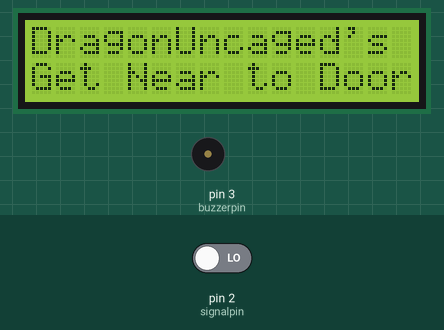
This sketch was run on a simulated Arduino Uno, built with avr-gcc and run on an emulated ATmega328P. Shown: 16×2 character LCD, buzzer (waves = sounding). The inputs (shaded band) are chosen by the test bench; at power-on: pin 2 (signalpin) LOW.

Above: at 1.2 s.
1.3 s: pin 2 (signalpin) driven HIGH
At 2.1 s:
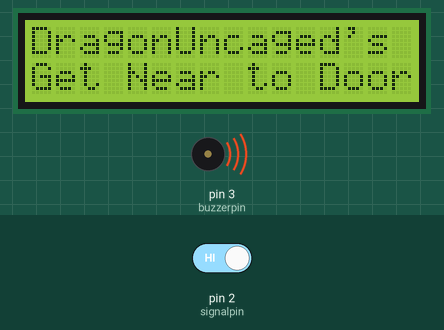
2.8 s: pin 2 (signalpin) driven LOW
Timing chart, 0 to 5.8 s (numbered marks = the images above; inputs shaded):
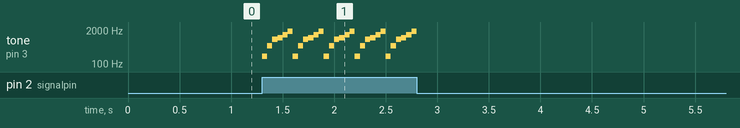

Measured:
- after the input at 1.3 s, tone on pin 3 (buzzerpin): silent → 200 Hz at once, then repeats every 0.30 s: 500 Hz 0.05 s, 900 Hz 0.05 s, 1000 Hz 0.05 s, 1300 Hz 0.05 s, 1800 Hz 0.05 s, 200 Hz 0.05 s

The sketch:

door_bell.ino
```cpp
#include<LiquidCrystal.h>
int signalpin=2;
int buzzerpin=3;
int rs=12, en=11, d4=7, d5=6,d6=5,d7=4;
// for the display
LiquidCrystal lcd(rs,en,d4,d5,d6,d7);
void setup()
{
  pinMode(signalpin,INPUT);
  pinMode(buzzerpin,OUTPUT);
  lcd.begin(16,2);
  lcd.setCursor(0,0);
  //lcd display
  lcd.print("DragonUncaged's House");
  //second line of lcd display
  lcd.setCursor(0,1);
  lcd.print("Get Near to Door");
  }
void loop()
{
  //for  the sensor
  if(digitalRead(signalpin)==HIGH)
    {
      //sensitivity for the buzzer
    tone(buzzerpin,200);
     delay(50);
     tone(buzzerpin,500);
     delay(50);
     tone(buzzerpin,900);
     delay(50);
     tone(buzzerpin,1000);
     delay(50);
     tone(buzzerpin,1300);
     delay(50);
     tone(buzzerpin,1800);
     delay(50);
     }
  else
    {
    noTone(buzzerpin);
    }
}
```
